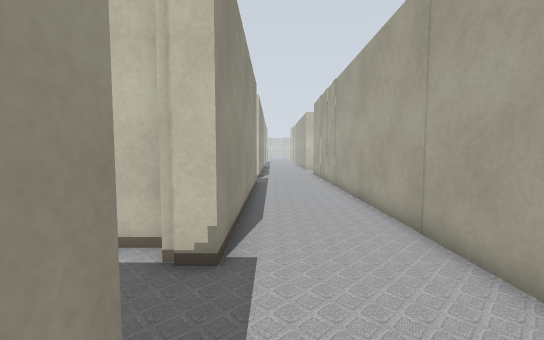
View 1 (above)

24 first-person views from a walk through a world built for the Gazebo simulator. The camera is 0.94 m above the floor, tilts 4° down and sees 90° across. Floor lines are 1 m apart. The floor is counted in squares, 0.5 m on a side. Each view is taken from the middle of a square. On the plan, view 1 faces up. The plan holds only what a view shows up to about 15 squares ahead; the rest is blank. The place goes on beyond the plan.

View 2
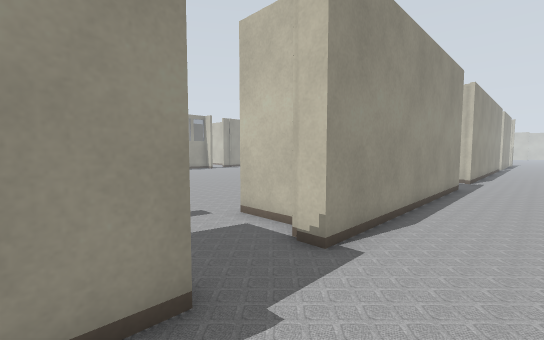

View 3
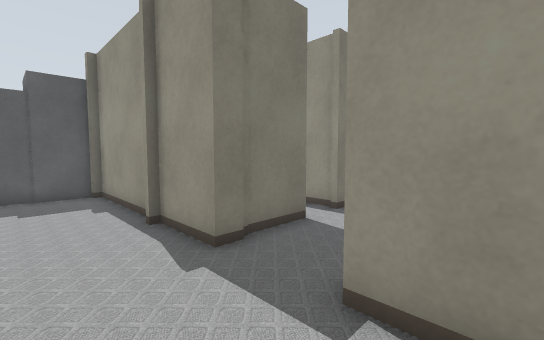

View 4
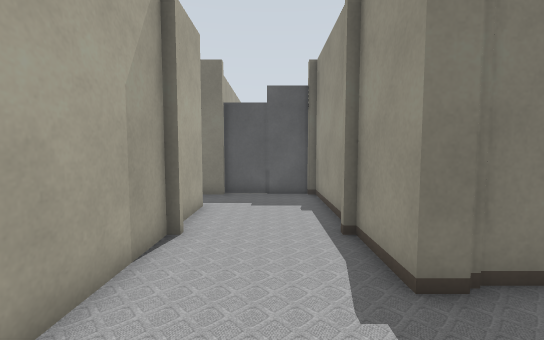

View 5
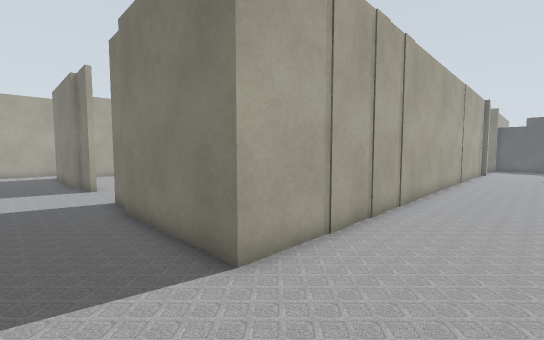

View 6
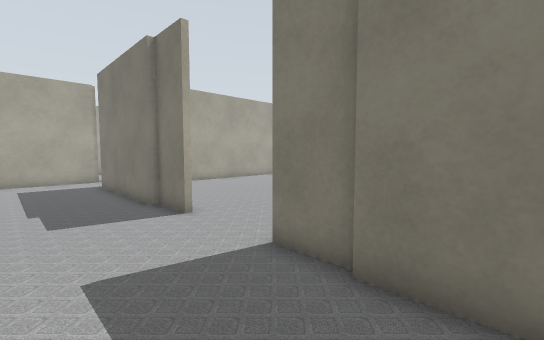

View 7
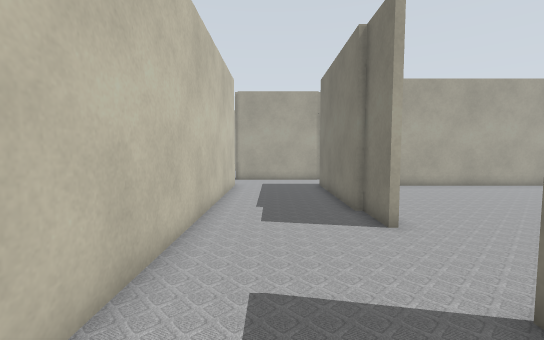

View 8
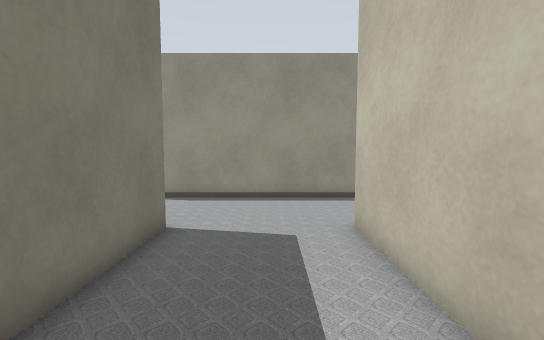

View 9
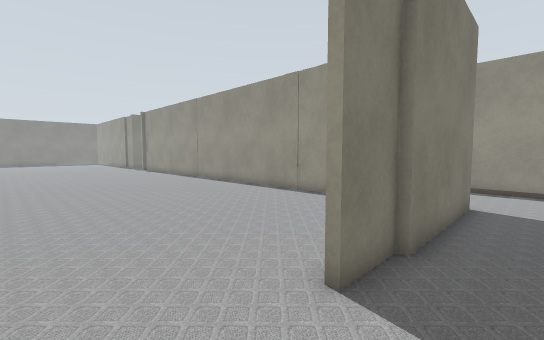

View 10
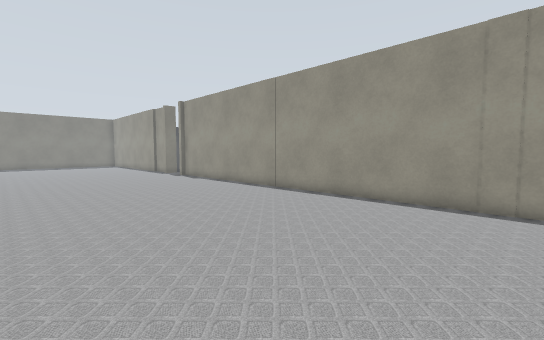

View 11
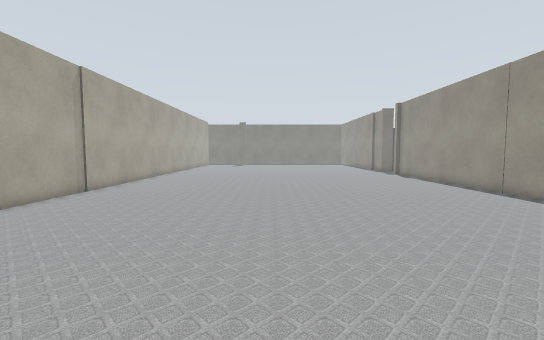

View 12
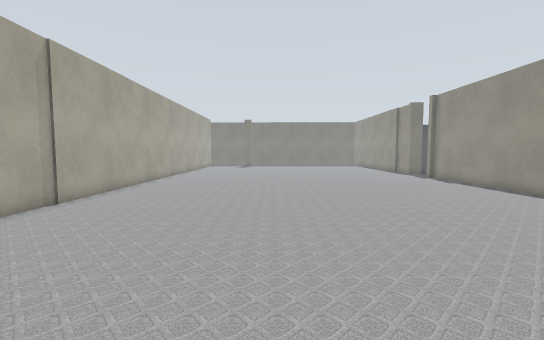

View 13
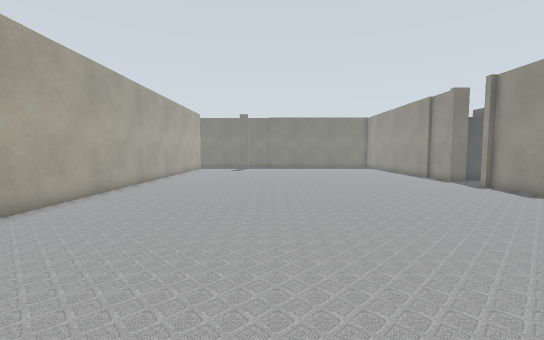

View 14
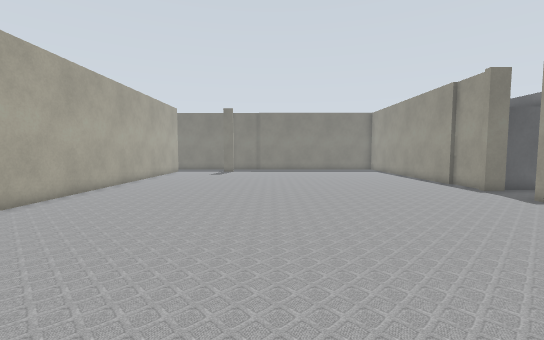

View 15
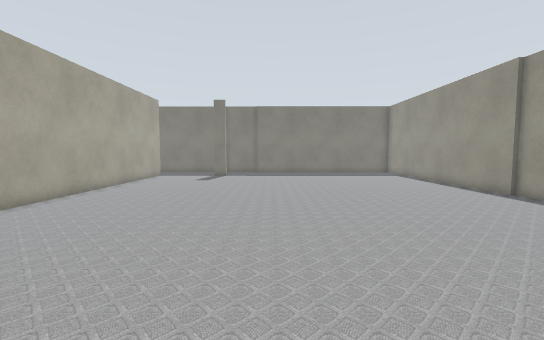

View 16
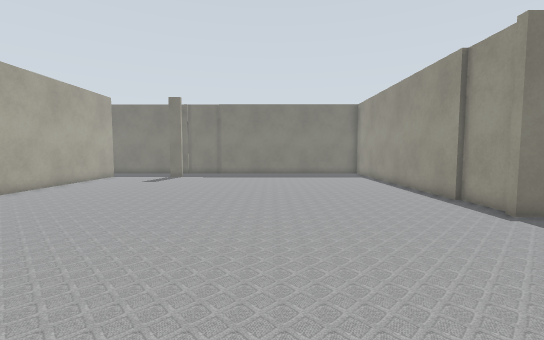

View 17
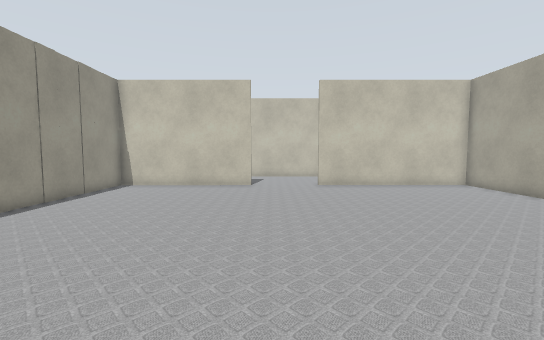

View 18
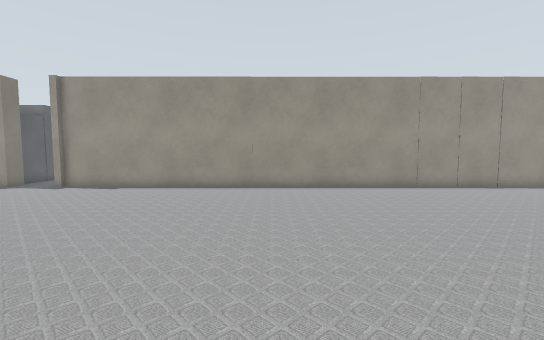

View 19
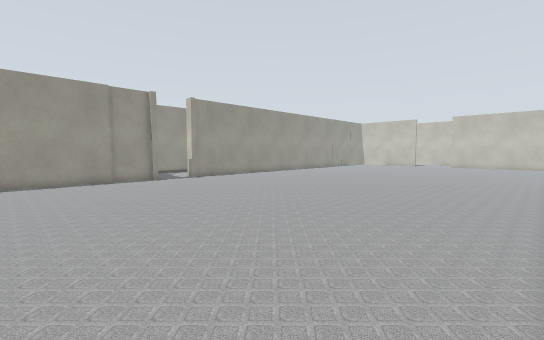

View 20
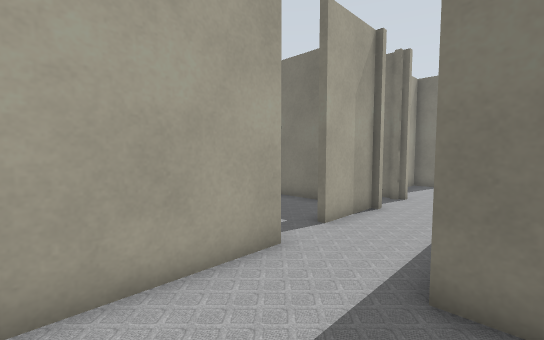

View 21
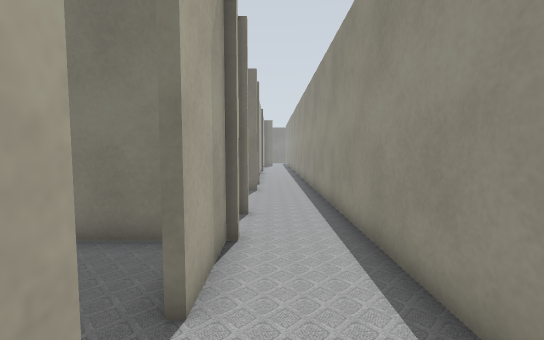

View 22
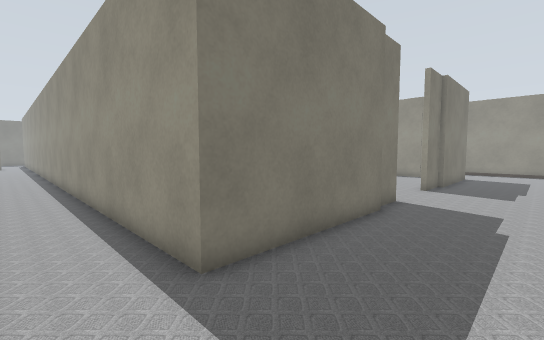

View 23
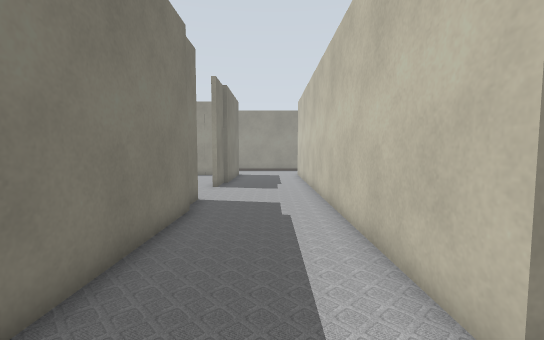

View 24
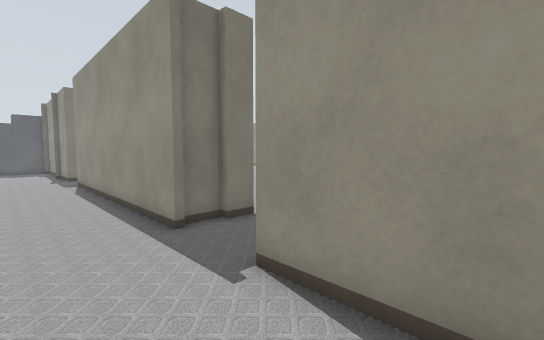

### Floor plan
Points are (right, up) in squares from view 1. A wall is a line through its corners. A room is listed if a view was taken in it or the views show most of it. See-through windows are left out.
Room 1 (views 1, 2, 3, 4, 5, 6, 7, 8, 9, 20, 21, 22, 23, 24)
walls: (-0.9, 15.9) (-0.9, 4.3) (-1.9, 4.3); (-2.5, 15.6) (-1.2, 15.6); (-3.4, 15.9) (-2.4, 15.9); (-2.1, 5.2) (-3.5, 5.2); (8.9, 22.1) (10.9, 22.1); (-1.6, 1.5) (-0.9, 1.5) (-0.9, -1); (-3.5, 1.3) (-1.6, 1.3); (3.4, -1) (3.4, 22.4) (9, 22.4); (-0.9, 27.5) (-0.9, 18.6); (8.1, 27) (3.2, 27); (-0.9, -2) (-0.9, -6.5); (14.5, 22.1) (16.5, 22.1); (16.4, 22.4) (22.9, 22.4); (3.4, -4.2) (3.4, -2.1); (23, 27) (9.9, 27); (25.7, 22) (25.7, 26.1)
ways out: opening at (3.5, -5.5) to room 2; opening at (12.5, 22) to room 2; opening at (24.5, 22)
objects: grey box (-1, -7) to (0, -7); grey box (1, -7) to (2, -7)
Room 2 (views 10, 11, 12, 13, 14, 15, 16, 17, 18, 19)
walls: (22.5, 10.2) (22.5, 21.9) (14.5, 21.9); (4, -3.9) (4, -4.2); (3.7, -7.2) (3.7, -9.4); (3, -6.6) (4.1, -6.6); (4, -9.2) (4, -14.1); (10.9, 21.9) (3.7, 21.9) (3.7, -3.9); (22.5, -14.2) (22.5, 9.5)
ways out: opening at (3.5, -5.5) to room 1; opening at (12.5, 22) to room 1

Where each view was taken, in squares from view 1:
view 1: 0 up, 0 right, facing up
view 2: 0 up, 2 right, facing up-left
view 3: 6 up, 2 right, facing down-left
view 4: 5 up, 1 right, facing down
view 5: 25 up, 0 right, facing down-right
view 6: 26 up, 7 right, facing down-right
view 7: 25 up, 8 right, facing right
view 8: 25 up, 10 right, facing left
view 9: 24 up, 14 right, facing down-left
view 10: 16 up, 14 right, facing down-left
view 11: 18 up, 14 right, facing down
view 12: 15 up, 15 right, facing down
view 13: 10 up, 15 right, facing down
view 14: 6 up, 14 right, facing down
view 15: 2 up, 14 right, facing down
view 16: 1 up, 11 right, facing down
view 17: 7 up, 12 right, facing up
view 18: 7 up, 18 right, facing left
view 19: 14 down, 22 right, facing up-left
view 20: 26 up, 22 right, facing down-right
view 21: 23 up, 25 right, facing down
view 22: 26 up, 25 right, facing down-left
view 23: 25 up, 25 right, facing left
view 24: 22 up, 2 right, facing down-left
